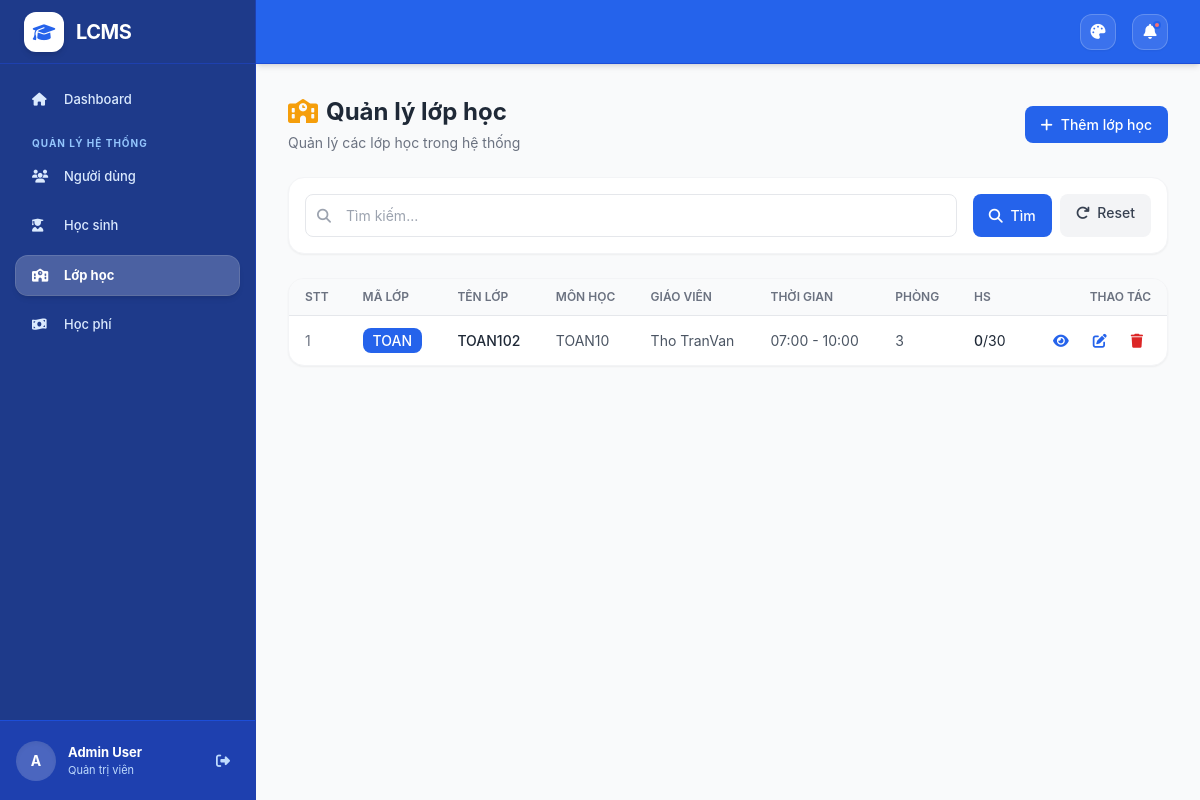
Page /classes/ (signed in) on the earlier database version.
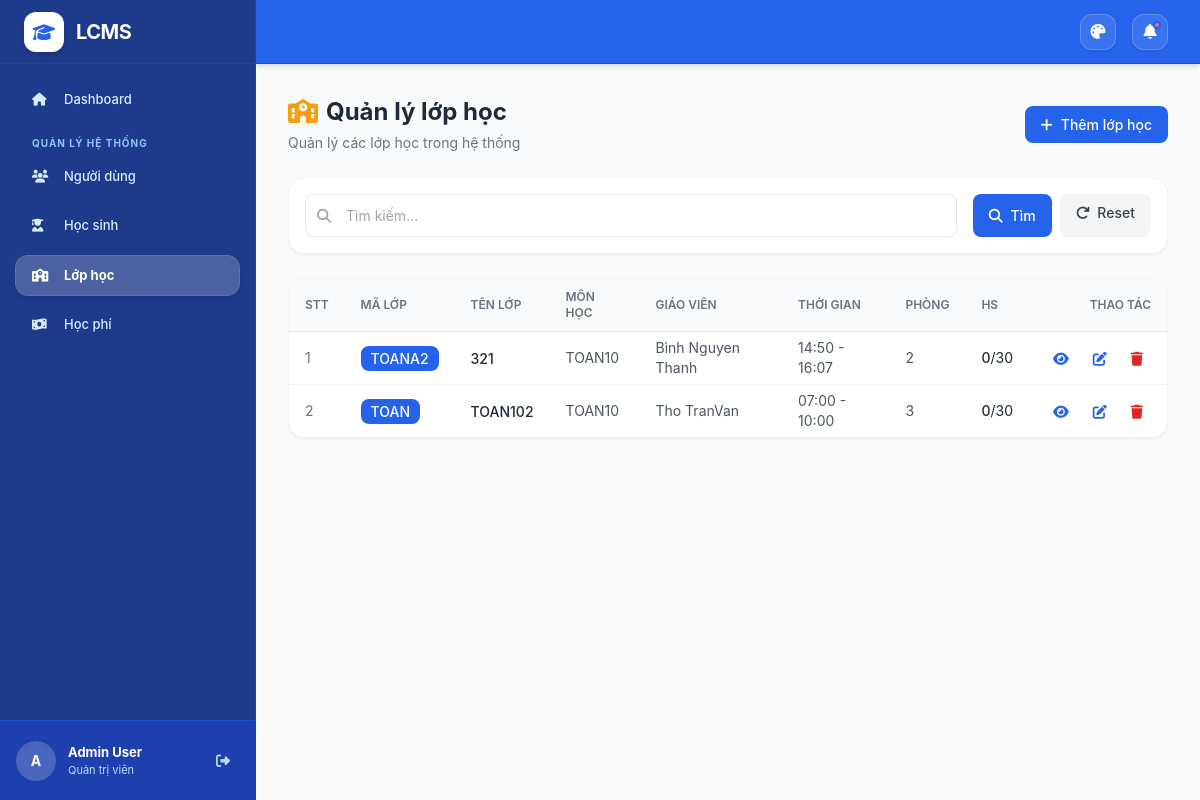
Same page on the later database version.
### classes/models.py (models this page shows, shortened)
class Class(models.Model):
    class_code = models.CharField(max_length=50, unique=True)
    class_name = models.CharField(max_length=200)
    subject = models.ForeignKey(Subject, on_delete=models.CASCADE, related_name="classes")
    teacher = models.ForeignKey(User, on_delete=models.CASCADE, related_name="teaching_classes", limit_choices_to={"role": "teacher"})
    assistants = models.ManyToManyField(User, related_name="assistant_classes", blank=True, limit_choices_to={"role": "assistant"})
    schedule_days = models.CharField(max_length=50, blank=True, help_text="e.g., '2,4,6' for Mon=1, Sun=7")
    start_time = models.TimeField(null=True, blank=True)
    end_time = models.TimeField(null=True, blank=True)
    room = models.CharField(max_length=100, blank=True)
    max_students = models.IntegerField(default=30)
    is_active = models.BooleanField(default=True)
    created_at = models.DateTimeField(auto_now_add=True)
    class Meta:
        db_table = "classes"
        ordering = ["-created_at"]
    def get_student_count(self):
        return self.enrollments.filter(status="active").count()

class Subject(models.Model):
    subject_name = models.CharField(max_length=200)
    description = models.TextField(blank=True)
    is_active = models.BooleanField(default=True)
    class Meta:
        db_table = "subjects"
        ordering = ["subject_name"]

### accounts/models.py (models this page shows, shortened)
class User(AbstractUser):
    ROLE_CHOICES = [
        ("admin", "Quản trị viên"),
        ("teacher", "Giáo viên"),
        ("assistant", "Trợ giảng"),
        ("parent", "Phụ huynh"),
    ]
    GENDER_CHOICES = [
        ("male", "Nam"),
        ("female", "Nữ"),
        ("other", "Khác"),
    ]
    domain = models.CharField(max_length=100, unique=True, blank=True)
    gender = models.CharField(max_length=10, choices=GENDER_CHOICES, blank=True)
    phone = models.CharField(max_length=20, blank=True)
    email = models.EmailField(blank=True)
    role = models.CharField(max_length=20, choices=ROLE_CHOICES, default="teacher")
    class Meta:
        db_table = "users"
        ordering = ["-date_joined"]

### classes/views.py (the view, shortened to what this page needs)
# urls.py: path('classes/', views.class_list, name='list'),
@login_required
def class_list(request):
    if request.user.role != 'admin':
        messages.error(request, 'Bạn không có quyền truy cập trang này.')
        return redirect('dashboard')
    classes = Class.objects.all().select_related('subject', 'teacher')
    search = request.GET.get('search', '')
    paginator = Paginator(classes, 30)
    page_number = request.GET.get('page')
    page_obj = paginator.get_page(page_number)
    return render(request, 'classes/list.html', {
        'page_obj': page_obj,
        'search': search,
    })

### templates/classes/list.html (shortened to what the changed rows need)
{% extends "base.html" %}
{% block content %}
<div class="fade-in">
    <div class="flex flex-col sm:flex-row sm:items-center sm:justify-between gap-4 mb-6">
        <div>
            <h1 class="text-2xl font-bold text-gray-800">
                <i class="fas fa-school text-amber-500 mr-2"></i>Quản lý lớp học
            </h1>
        </div>
    </div>
    <div class="card overflow-hidden">
        <div class="overflow-x-auto">
            <table class="w-full">
                <thead class="bg-gray-50 border-b border-gray-200">
                    <tr>
                        <th class="px-4 py-2.5 text-left text-xs font-semibold text-gray-500 uppercase">STT</th>
                        <th class="px-4 py-2.5 text-left text-xs font-semibold text-gray-500 uppercase">Mã lớp</th>
                        <th class="px-4 py-2.5 text-left text-xs font-semibold text-gray-500 uppercase">Tên lớp</th>
                        <th class="px-4 py-2.5 text-left text-xs font-semibold text-gray-500 uppercase">Môn học</th>
                        <th class="px-4 py-2.5 text-left text-xs font-semibold text-gray-500 uppercase">Giáo viên</th>
                        <th class="px-4 py-2.5 text-left text-xs font-semibold text-gray-500 uppercase">Thời gian</th>
                        <th class="px-4 py-2.5 text-left text-xs font-semibold text-gray-500 uppercase">Phòng</th>
                        <th class="px-4 py-2.5 text-left text-xs font-semibold text-gray-500 uppercase">HS</th>
                        <th class="px-4 py-2.5 text-right text-xs font-semibold text-gray-500 uppercase">Thao tác</th>
                    </tr>
                </thead>
                <tbody class="divide-y divide-gray-100">
                    {% for class_obj in page_obj %}
                    <tr class="hover:bg-gray-50 transition-colors">
                        <td class="px-4 py-1.5 text-sm text-gray-500">{{ forloop.counter|add:page_obj.start_index|add:-1 }}</td>
                        <td class="px-4 py-1.5">
                            <span class="px-2.5 py-1 bg-primary-600 text-white rounded-lg text-sm font-medium">{{ class_obj.class_code }}</span>
                        </td>
                        <td class="px-4 py-1.5 font-medium text-gray-800">{{ class_obj.class_name }}</td>
                        <td class="px-4 py-1.5 text-sm text-gray-600">{{ class_obj.subject.subject_name }}</td>
                        <td class="px-4 py-1.5 text-sm text-gray-600">{{ class_obj.teacher.get_full_name }}</td>
                        <td class="px-4 py-1.5 text-sm text-gray-600">
                            {% if class_obj.start_time %}{{ class_obj.start_time|time:"H:i" }} - {{ class_obj.end_time|time:"H:i" }}{% else %}-{% endif %}
                        </td>
                        <td class="px-4 py-1.5 text-sm text-gray-600">{{ class_obj.room|default:"-" }}</td>
                        <td class="px-4 py-1.5 text-sm">
                            <span class="font-medium">{{ class_obj.get_student_count }}</span>/{{ class_obj.max_students }}
                        </td>
                        <td class="px-4 py-1.5 text-right">
                            <div class="flex items-center justify-end gap-2">
                                <a href="{% url 'classes:detail' class_obj.id %}"
                                   hx-get="{% url 'classes:detail' class_obj.id %}"
                                   hx-target="#main-content" hx-select="#main-content" hx-swap="outerHTML"
                                   hx-push-url="true"
                                   class="p-2 text-blue-600 hover:bg-blue-50 rounded-lg transition-colors" title="Xem">
                                    <i class="fas fa-eye"></i>
                                </a>
                                <a href="{% url 'classes:edit' class_obj.id %}"
                                   hx-get="{% url 'classes:edit' class_obj.id %}"
                                   hx-target="#main-content" hx-select="#main-content" hx-swap="outerHTML"
                                   hx-push-url="true"
                                   class="p-2 text-primary-600 hover:bg-primary-50 rounded-lg transition-colors" title="Sửa">
                                    <i class="fas fa-edit"></i>
                                </a>
                                <a href="{% url 'classes:delete' class_obj.id %}"
                                   hx-get="{% url 'classes:delete' class_obj.id %}"
                                   hx-target="#main-content" hx-select="#main-content" hx-swap="outerHTML"
                                   hx-push-url="true"
                                   class="p-2 text-red-600 hover:bg-red-50 rounded-lg transition-colors" title="Xóa">
                                    <i class="fas fa-trash"></i>
                                </a>
                            </div>
                        </td>
                    </tr>
                    {% endfor %}
                </tbody>
            </table>
        </div>
    </div>
</div>
{% endblock %}

Differences in the rows shown:
added Class: class_code "TOANA2", class_name "321", subject.subject_name "TOAN10", teacher.get_full_name "Bình Nguyen Thanh", start_time "14:50", end_time "16:07", room "2", get_student_count "0", max_students "30"
